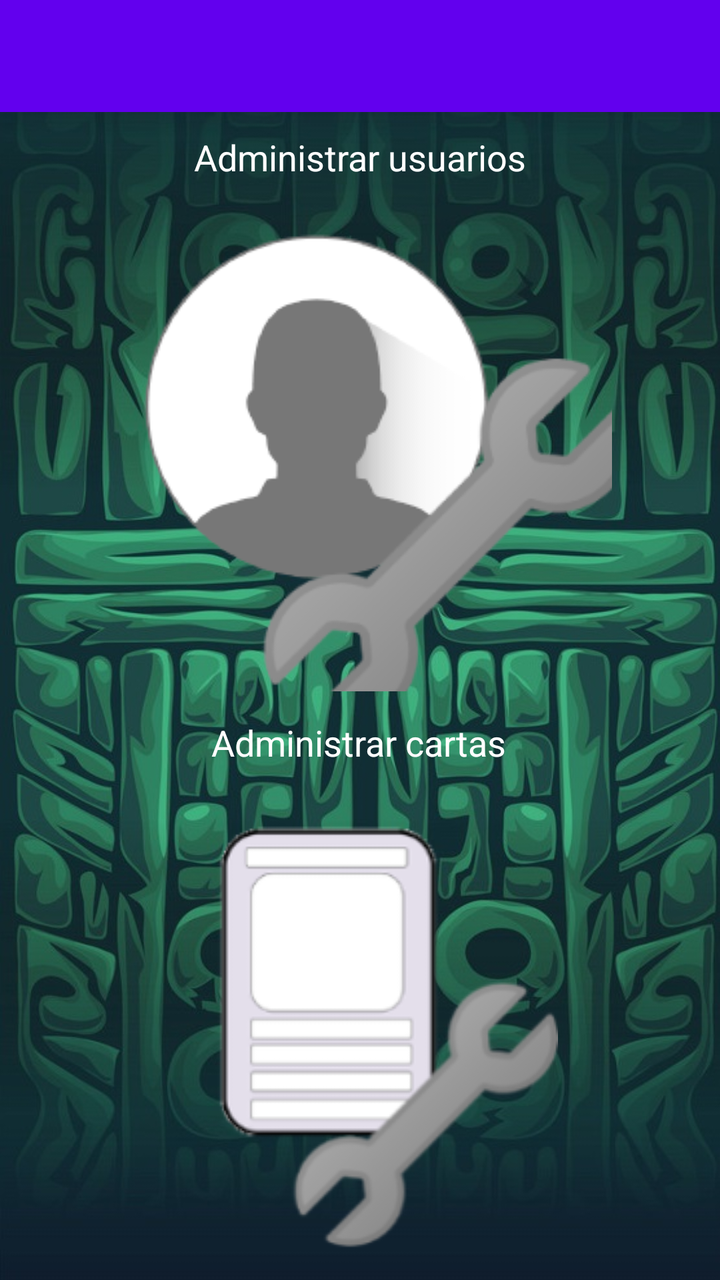
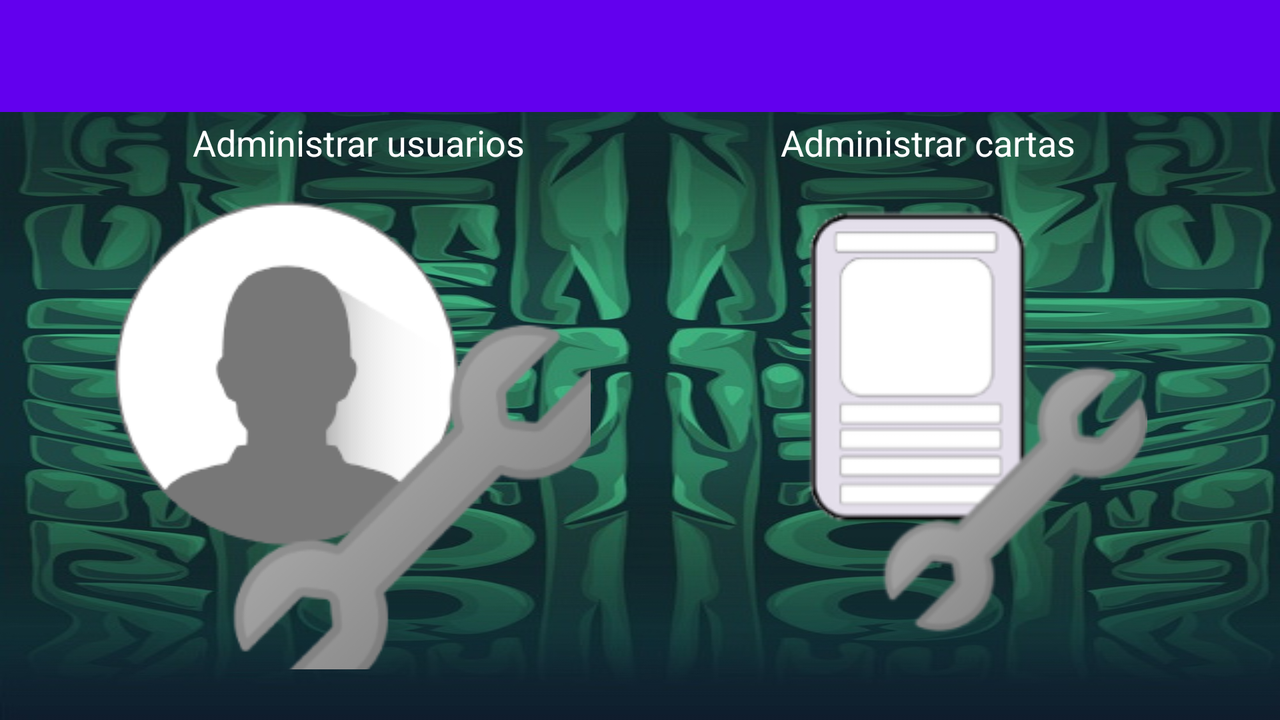

First picture: res/layout/ on a phone held upright. Second picture: the repository's own variant of that layout, on a device whose configuration matches the variant's folder. Source for both follows.
<!-- AndroidManifest.xml: application theme Theme.TopTrump -->
<!-- res/layout/fragment_admin.xml -->
<?xml version="1.0" encoding="utf-8"?>
<androidx.drawerlayout.widget.DrawerLayout xmlns:android="http://schemas.android.com/apk/res/android"
    xmlns:app="http://schemas.android.com/apk/res-auto"
    xmlns:tools="http://schemas.android.com/tools"
    android:layout_width="match_parent"
    android:layout_height="match_parent"
    android:id="@+id/drawerLayoutAdmin"
    tools:context=".view.fragments.AdminFragment">

    <androidx.coordinatorlayout.widget.CoordinatorLayout
        android:id="@+id/CoordinatorLayout"
        android:layout_width="match_parent"
        android:layout_height="match_parent"
        android:background="@drawable/fondomovil"
        android:fitsSystemWindows="true">

        <androidx.constraintlayout.widget.ConstraintLayout
            android:id="@+id/ConstraintLayout"
            android:layout_width="match_parent"
            android:layout_height="match_parent"
            android:fitsSystemWindows="true">

            <androidx.appcompat.widget.Toolbar
                android:id="@+id/tbAdminFrgm"
                android:layout_width="match_parent"
                android:layout_height="wrap_content"
                android:background="?attr/colorPrimary"
                android:minHeight="?attr/actionBarSize"
                android:theme="?attr/actionBarTheme"
                app:layout_constraintEnd_toEndOf="parent"
                app:layout_constraintStart_toStartOf="parent"
                app:layout_constraintTop_toTopOf="parent" />

            <ImageButton
                android:id="@+id/btAdminUsu"
                android:layout_width="0dp"
                android:layout_height="0dp"
                android:background="@null"
                android:contentDescription="@string/imgusuarios"
                android:src="@drawable/iconousuario"
                app:layout_constraintBottom_toTopOf="@+id/guideline5"
                app:layout_constraintEnd_toStartOf="@+id/guideline2"
                app:layout_constraintStart_toStartOf="@+id/guideline"
                app:layout_constraintTop_toTopOf="@+id/guideline4" />

            <ImageButton
                android:id="@+id/btAdminCart"
                android:layout_width="0dp"
                android:layout_height="0dp"
                android:background="@null"
                android:contentDescription="@string/imgcartas"
                android:src="@drawable/iconocarta"
                app:layout_constraintBottom_toTopOf="@+id/guideline7"
                app:layout_constraintEnd_toStartOf="@+id/guideline2"
                app:layout_constraintStart_toStartOf="@+id/guideline"
                app:layout_constraintTop_toTopOf="@+id/guideline6" />

            <TextView
                android:id="@+id/tvUsu"
                android:layout_width="wrap_content"
                android:layout_height="wrap_content"
                android:layout_marginBottom="8dp"
                android:text="@string/administrar_usuarios"
                android:textColor="#FFFFFF"
                android:textSize="18sp"
                app:layout_constraintBottom_toTopOf="@+id/btAdminUsu"
                app:layout_constraintEnd_toEndOf="parent"
                app:layout_constraintStart_toStartOf="parent"
                app:layout_constraintTop_toBottomOf="@+id/tbAdminFrgm" />

            <TextView
                android:id="@+id/tvCart"
                android:layout_width="wrap_content"
                android:layout_height="wrap_content"
                android:text="@string/administrar_cartas"
                android:textColor="#FFFFFF"
                android:textSize="18sp"
                app:layout_constraintBottom_toTopOf="@+id/btAdminCart"
                app:layout_constraintEnd_toEndOf="parent"
                app:layout_constraintHorizontal_bias="0.498"
                app:layout_constraintStart_toStartOf="parent"
                app:layout_constraintTop_toBottomOf="@+id/btAdminUsu" />

            <androidx.constraintlayout.widget.Guideline
                android:id="@+id/guideline"
                android:layout_width="wrap_content"
                android:layout_height="wrap_content"
                android:orientation="vertical"
                app:layout_constraintGuide_percent="0.16" />

            <androidx.constraintlayout.widget.Guideline
                android:id="@+id/guideline2"
                android:layout_width="wrap_content"
                android:layout_height="wrap_content"
                android:orientation="vertical"
                app:layout_constraintGuide_percent="0.85" />

            <androidx.constraintlayout.widget.Guideline
                android:id="@+id/guideline4"
                android:layout_width="wrap_content"
                android:layout_height="wrap_content"
                android:orientation="horizontal"
                app:layout_constraintGuide_percent="0.17" />

            <androidx.constraintlayout.widget.Guideline
                android:id="@+id/guideline5"
                android:layout_width="wrap_content"
                android:layout_height="wrap_content"
                android:orientation="horizontal"
                app:layout_constraintGuide_percent="0.54" />

            <androidx.constraintlayout.widget.Guideline
                android:id="@+id/guideline6"
                android:layout_width="wrap_content"
                android:layout_height="wrap_content"
                android:orientation="horizontal"
                app:layout_constraintGuide_percent="0.62" />

            <androidx.constraintlayout.widget.Guideline
                android:id="@+id/guideline7"
                android:layout_width="wrap_content"
                android:layout_height="wrap_content"
                android:orientation="horizontal"
                app:layout_constraintGuide_percent="1.0" />

        </androidx.constraintlayout.widget.ConstraintLayout>
    </androidx.coordinatorlayout.widget.CoordinatorLayout>

    <com.google.android.material.navigation.NavigationView
        android:id="@+id/nav_view"
        android:layout_width="wrap_content"
        android:layout_height="match_parent"
        android:layout_gravity="start"
        android:fitsSystemWindows="true"
        app:menu="@menu/menu_jugar" />

</androidx.drawerlayout.widget.DrawerLayout>
<!-- resources referenced by this layout -->
<resources>
  <!-- drawable fondomovil: jpg bitmap (drawable, 142272 bytes) -->
  <!-- drawable iconocarta: png bitmap (drawable, 21900 bytes) -->
  <!-- drawable iconousuario: png bitmap (drawable, 15916 bytes) -->
  <string name="administrar_cartas">Administrar cartas</string>
  <string name="administrar_usuarios">Administrar usuarios</string>
  <string name="imgcartas">imgCartas</string>
  <string name="imgusuarios">imgUsuarios</string>
  <style name="Theme.TopTrump" parent="Theme.MaterialComponents.DayNight.DarkActionBar">
          
          <item name="colorPrimary">@color/purple_500</item>
          <item name="colorPrimaryVariant">@color/purple_700</item>
          <item name="colorOnPrimary">@color/white</item>
          
          <item name="colorSecondary">@color/teal_200</item>
          <item name="colorSecondaryVariant">@color/teal_700</item>
          <item name="colorOnSecondary">@color/black</item>
          
          <item name="android:statusBarColor" tools:targetApi="l">?attr/colorPrimaryVariant</item>
          
      </style>
</resources>
<!-- res/layout-land/fragment_admin.xml (the repository's variant of the layout above) -->
<!-- drawn on the phone turned sideways -->
<?xml version="1.0" encoding="utf-8"?>
<androidx.drawerlayout.widget.DrawerLayout xmlns:android="http://schemas.android.com/apk/res/android"
    xmlns:app="http://schemas.android.com/apk/res-auto"
    xmlns:tools="http://schemas.android.com/tools"
    android:layout_width="match_parent"
    android:background="@drawable/fondomovil"
    android:layout_height="match_parent"
    tools:context=".view.fragments.AdminFragment">

    <androidx.coordinatorlayout.widget.CoordinatorLayout
        android:id="@+id/CoordinatorLayout"
        android:layout_width="match_parent"
        android:layout_height="match_parent"
        android:fitsSystemWindows="true">

        <androidx.constraintlayout.widget.ConstraintLayout
            android:id="@+id/ConstraintLayout"
            android:layout_width="match_parent"
            android:layout_height="match_parent"
            android:fitsSystemWindows="true">

            <androidx.appcompat.widget.Toolbar
                android:id="@+id/tbAdminFrgm"
                android:layout_width="match_parent"
                android:layout_height="wrap_content"
                android:background="?attr/colorPrimary"
                android:minHeight="?attr/actionBarSize"
                android:theme="?attr/actionBarTheme"
                app:layout_constraintEnd_toEndOf="parent"
                app:layout_constraintStart_toStartOf="parent"
                app:layout_constraintTop_toTopOf="parent" />

            <ImageButton
                android:id="@+id/btAdminUsu"
                android:layout_width="0dp"
                android:layout_height="0dp"
                android:layout_marginEnd="25dp"
                android:background="@null"
                android:contentDescription="@string/imgusuarios"
                android:src="@drawable/iconousuario"
                app:layout_constraintBottom_toTopOf="@+id/guideline11"
                app:layout_constraintEnd_toStartOf="@+id/guideline9"
                app:layout_constraintHorizontal_bias="0.454"
                app:layout_constraintStart_toStartOf="@+id/guideline8"
                app:layout_constraintTop_toTopOf="@+id/guideline10"
                app:layout_constraintVertical_bias="1.0" />

            <ImageButton
                android:id="@+id/btAdminCart"
                android:layout_width="0dp"
                android:layout_height="0dp"
                android:layout_marginStart="50dp"
                android:background="@null"
                android:contentDescription="@string/imgcartas"
                android:src="@drawable/iconocarta"
                app:layout_constraintBottom_toTopOf="@+id/guideline11"
                app:layout_constraintEnd_toStartOf="@+id/guideline12"
                app:layout_constraintStart_toEndOf="@+id/btAdminUsu"
                app:layout_constraintTop_toTopOf="@+id/guideline10" />

            <TextView
                android:id="@+id/tvUsu"
                android:layout_width="wrap_content"
                android:layout_height="wrap_content"
                android:text="@string/administrar_usuarios"
                android:textColor="#FFFFFF"
                android:textSize="18sp"
                app:layout_constraintBottom_toTopOf="@+id/btAdminUsu"
                app:layout_constraintEnd_toStartOf="@+id/guideline9"
                app:layout_constraintStart_toStartOf="@+id/guideline8"
                app:layout_constraintTop_toBottomOf="@+id/tbAdminFrgm" />

            <TextView
                android:id="@+id/tvCart"
                android:layout_width="wrap_content"
                android:layout_height="wrap_content"
                android:text="@string/administrar_cartas"
                android:textColor="#FFFFFF"
                android:textSize="18sp"
                app:layout_constraintBottom_toTopOf="@+id/guideline10"
                app:layout_constraintEnd_toStartOf="@+id/guideline12"
                app:layout_constraintStart_toStartOf="@+id/guideline9"
                app:layout_constraintTop_toBottomOf="@+id/tbAdminFrgm" />

            <androidx.constraintlayout.widget.Guideline
                android:id="@+id/guideline8"
                android:layout_width="wrap_content"
                android:layout_height="wrap_content"
                android:orientation="vertical"
                app:layout_constraintGuide_percent="0.06" />

            <androidx.constraintlayout.widget.Guideline
                android:id="@+id/guideline9"
                android:layout_width="wrap_content"
                android:layout_height="wrap_content"
                android:orientation="vertical"
                app:layout_constraintGuide_percent="0.500684" />

            <androidx.constraintlayout.widget.Guideline
                android:id="@+id/guideline10"
                android:layout_width="wrap_content"
                android:layout_height="wrap_content"
                android:orientation="horizontal"
                app:layout_constraintGuide_percent="0.24" />

            <androidx.constraintlayout.widget.Guideline
                android:id="@+id/guideline11"
                android:layout_width="wrap_content"
                android:layout_height="wrap_content"
                android:orientation="horizontal"
                app:layout_constraintGuide_percent="0.9294404" />

            <androidx.constraintlayout.widget.Guideline
                android:id="@+id/guideline12"
                android:layout_width="wrap_content"
                android:layout_height="wrap_content"
                android:orientation="vertical"
                app:layout_constraintGuide_percent="0.95" />

        </androidx.constraintlayout.widget.ConstraintLayout>
    </androidx.coordinatorlayout.widget.CoordinatorLayout>

    <com.google.android.material.navigation.NavigationView
        android:id="@+id/nav_view"
        android:layout_width="wrap_content"
        android:layout_height="match_parent"
        android:layout_gravity="start"
        android:fitsSystemWindows="true"
        app:menu="@menu/menu_main" />

</androidx.drawerlayout.widget.DrawerLayout>
